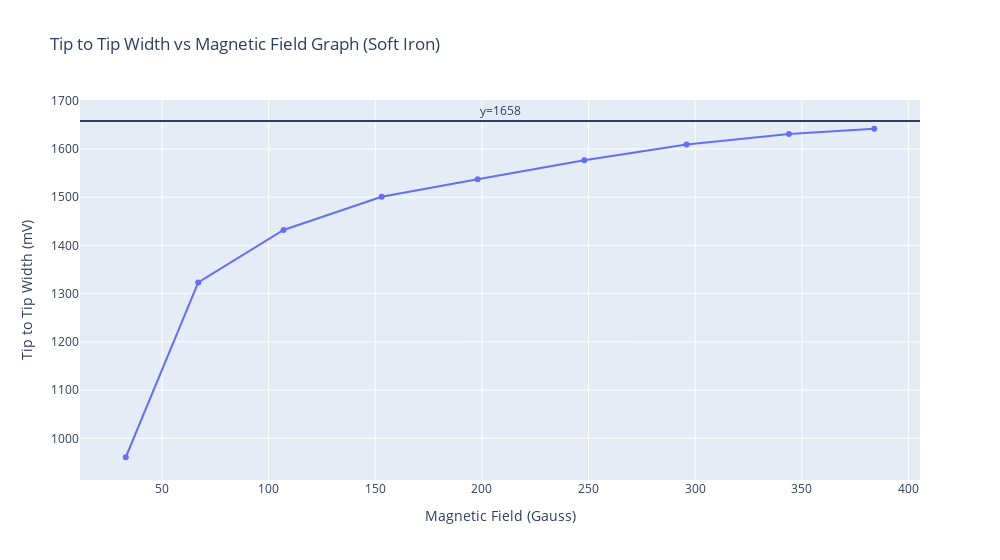

Notebook source saved alongside this figure:
### Code cell
# Create traces
fig = go.Figure()
fig.add_trace(go.Scatter(x=readings2['Mag_Field'], y=readings2['tip_to_tip_width'],mode='markers+lines',name='Observations'))
fig.add_hline(y=1658,annotation_text="y=1658",annotation_position='top')
fig.update_layout(xaxis_title="Magnetic Field (Gauss)",yaxis_title='Tip to Tip Width (mV)',width=1000,
                  title = ' Tip to Tip Width vs Magnetic Field Graph (Soft Iron)')

### Figure 1 — Plotly figure (JSON) as saved in the notebook; plotly's stock layout.template omitted (floating-point values rounded to 4 significant figures)
{"data": [{"mode": "markers+lines", "name": "Observations", "type": "scatter", "x": [33, 67, 107, 153, 198, 248, 296, 344, 384], "y": [960.8, 1323.0, 1432, 1501.0, 1537, 1577.0, 1610.0, 1631.0, 1642]}], "layout": {"annotations": [{"showarrow": false, "text": "y=1658", "x": 0.5, "xanchor": "center", "xref": "x domain", "y": 1658, "yanchor": "bottom", "yref": "y"}], "shapes": [{"type": "line", "x0": 0, "x1": 1, "xref": "x domain", "y0": 1658, "y1": 1658, "yref": "y"}], "title": {"text": " Tip to Tip Width vs Magnetic Field Graph (Soft Iron)"}, "width": 1000, "xaxis": {"title": {"text": "Magnetic Field (Gauss)"}}, "yaxis": {"title": {"text": "Tip to Tip Width (mV)"}}}}
